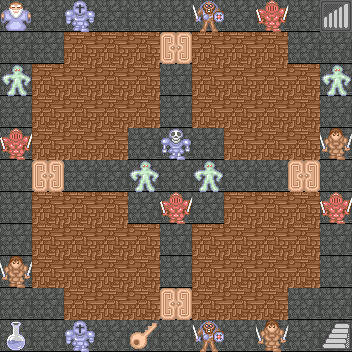

This game map was drawn from its Tiled (.tmx) file and the tilesets committed beside it. A one-line description and the full map source follow:
An orthogonal 11x11 tile map with 32x32 px tiles, 7 tile layers (floor, wall, door, stair, ...).

<map version="1.2" tiledversion="1.2.5" orientation="orthogonal" renderorder="right-down" width="11" height="11" tilewidth="32" tileheight="32" infinite="0" nextlayerid="15" nextobjectid="1">
 <tileset firstgid="1" name="element" tilewidth="32" tileheight="32" tilecount="96" columns="32">
  <image source="element.png" width="1024" height="96" />
 </tileset>
 <layer id="8" name="floor" width="11" height="11">
  <data encoding="csv">
96,96,96,96,96,96,96,96,96,96,96,
96,96,96,96,96,96,96,96,96,96,96,
96,96,96,96,96,96,96,96,96,96,96,
96,96,96,96,96,96,96,96,96,96,96,
96,96,96,96,96,96,96,96,96,96,96,
96,96,96,96,96,96,96,96,96,96,96,
96,96,96,96,96,96,96,96,96,96,96,
96,96,96,96,96,96,96,96,96,96,96,
96,96,96,96,96,96,96,96,96,96,96,
96,96,96,96,96,96,96,96,96,96,96,
96,96,96,96,96,96,96,96,96,96,96
</data>
 </layer>
 <layer id="1" name="wall" width="11" height="11">
  <data encoding="csv">
0,0,0,0,0,0,0,0,0,0,0,
0,0,52,52,52,0,52,52,52,0,0,
0,52,52,52,52,0,52,52,52,52,0,
0,52,52,52,52,0,52,52,52,52,0,
0,52,52,52,0,0,0,52,52,52,0,
0,0,0,0,0,0,0,0,0,0,0,
0,52,52,52,0,0,0,52,52,52,0,
0,52,52,52,52,0,52,52,52,52,0,
0,52,52,52,52,0,52,52,52,52,0,
0,0,52,52,52,0,52,52,52,0,0,
0,0,0,0,0,0,0,0,0,0,0
</data>
 </layer>
 <layer id="3" name="door" width="11" height="11">
  <data encoding="csv">
0,0,0,0,0,0,0,0,0,0,0,
0,0,0,0,0,22,0,0,0,0,0,
0,0,0,0,0,0,0,0,0,0,0,
0,0,0,0,0,0,0,0,0,0,0,
0,0,0,0,0,0,0,0,0,0,0,
0,22,0,0,0,0,0,0,0,22,0,
0,0,0,0,0,0,0,0,0,0,0,
0,0,0,0,0,0,0,0,0,0,0,
0,0,0,0,0,0,0,0,0,0,0,
0,0,0,0,0,22,0,0,0,0,0,
0,0,0,0,0,0,0,0,0,0,0
</data>
 </layer>
 <layer id="9" name="stair" width="11" height="11">
  <properties>
   <property name="location" value="109,21" />
  </properties>
  <data encoding="csv">
0,0,0,0,0,0,0,0,0,0,71,
0,0,0,0,0,0,0,0,0,0,0,
0,0,0,0,0,0,0,0,0,0,0,
0,0,0,0,0,0,0,0,0,0,0,
0,0,0,0,0,0,0,0,0,0,0,
0,0,0,0,0,0,0,0,0,0,0,
0,0,0,0,0,0,0,0,0,0,0,
0,0,0,0,0,0,0,0,0,0,0,
0,0,0,0,0,0,0,0,0,0,0,
0,0,0,0,0,0,0,0,0,0,0,
0,0,0,0,0,0,0,0,0,0,39
</data>
 </layer>
 <layer id="4" name="prop" width="11" height="11">
  <data encoding="csv">
0,0,0,0,0,0,0,0,0,0,0,
0,0,0,0,0,0,0,0,0,0,0,
0,0,0,0,0,0,0,0,0,0,0,
0,0,0,0,0,0,0,0,0,0,0,
0,0,0,0,0,0,0,0,0,0,0,
0,0,0,0,0,0,0,0,0,0,0,
0,0,0,0,0,0,0,0,0,0,0,
0,0,0,0,0,0,0,0,0,0,0,
0,0,0,0,0,0,0,0,0,0,0,
0,0,0,0,0,0,0,0,0,0,0,
41,0,0,0,17,0,0,0,0,0,0
</data>
 </layer>
 <layer id="5" name="monster" width="11" height="11">
  <data encoding="csv">
0,0,90,0,0,0,60,0,57,0,0,
0,0,0,0,0,0,0,0,0,0,0,
58,0,0,0,0,0,0,0,0,0,58,
0,0,0,0,0,0,0,0,0,0,0,
57,0,0,0,0,27,0,0,0,0,89,
0,0,0,0,58,0,58,0,0,0,0,
0,0,0,0,0,57,0,0,0,0,57,
0,0,0,0,0,0,0,0,0,0,0,
89,0,0,0,0,0,0,0,0,0,0,
0,0,0,0,0,0,0,0,0,0,0,
0,0,90,0,0,0,60,0,89,0,0
</data>
 </layer>
 <layer id="14" name="npc" width="11" height="11">
  <properties>
   <property name="0" value="27" />
  </properties>
  <data encoding="csv">
51,0,0,0,0,0,0,0,0,0,0,
0,0,0,0,0,0,0,0,0,0,0,
0,0,0,0,0,0,0,0,0,0,0,
0,0,0,0,0,0,0,0,0,0,0,
0,0,0,0,0,0,0,0,0,0,0,
0,0,0,0,0,0,0,0,0,0,0,
0,0,0,0,0,0,0,0,0,0,0,
0,0,0,0,0,0,0,0,0,0,0,
0,0,0,0,0,0,0,0,0,0,0,
0,0,0,0,0,0,0,0,0,0,0,
0,0,0,0,0,0,0,0,0,0,0
</data>
 </layer>
</map>
